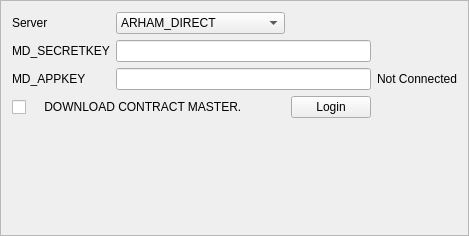
        <widget class="QFrame" name="fMasters">
         <property name="maximumSize">
          <size>
           <width>16777215</width>
           <height>16777215</height>
          </size>
         </property>
         <property name="frameShape">
          <enum>QFrame::StyledPanel</enum>
         </property>
         <property name="frameShadow">
          <enum>QFrame::Raised</enum>
         </property>
         <layout class="QGridLayout" name="gridLayout_4">
          <item row="2" column="3">
           <widget class="QLabel" name="lbMDStatus">
            <property name="styleSheet">
             <string notr="true">\</string>
            </property>
            <property name="text">
             <string>Not Connected</string>
            </property>
           </widget>
          </item>
          <item row="3" column="0" colspan="2">
           <widget class="QCheckBox" name="cbCmaster">
            <property name="styleSheet">
             <string notr="true">\</string>
            </property>
            <property name="text">
             <string>    DOWNLOAD CONTRACT MASTER.</string>
            </property>
           </widget>
          </item>
          <item row="2" column="1" colspan="2">
           <widget class="QLineEdit" name="lb_md_appKey"/>
          </item>
          <item row="4" column="0" colspan="4">
           <widget class="QTextEdit" name="label_8">
            <property name="maximumSize">
             <size>
              <width>16777215</width>
              <height>100</height>
             </size>
            </property>
            <property name="styleSheet">
             <string notr="true">background-color: transparent;
border-color: transparent;
color: rgb(225,225,225);</string>
            </property>
            <property name="lineWidth">
             <number>0</number>
            </property>
            <property name="textInteractionFlags">
             <set>Qt::NoTextInteraction</set>
            </property>
           </widget>
          </item>
          <item row="0" column="0">
           <widget class="QLabel" name="label_7">
            <property name="styleSheet">
             <string notr="true">\</string>
            </property>
            <property name="text">
             <string>Server</string>
            </property>
           </widget>
          </item>
          <item row="1" column="0">
           <widget class="QLabel" name="label_10">
            <property name="styleSheet">
             <string notr="true">\</string>
            </property>
            <property name="text">
             <string>MD_SECRETKEY</string>
            </property>
           </widget>
          </item>
          <item row="1" column="1" colspan="2">
           <widget class="QLineEdit" name="lb_md_secretKey"/>
          </item>
          <item row="0" column="1">
           <widget class="QComboBox" name="cbServer">
            <item>
             <property name="text">
              <string>ARHAM_DIRECT</string>
             </property>
            </item>
            <item>
             <property name="text">
              <string>ARHAM_WEB</string>
             </property>
            </item>
            <item>
             <property name="text">
              <string>TRADECIRCLE_DIRECT</string>
             </property>
            </item>
            <item>
             <property name="text">
              <string>TRADECIRCLE_WEB</string>
             </property>
            </item>
            <item>
             <property name="text">
              <string>UAT</string>
             </property>
            </item>
            <item>
             <property name="text">
              <string>UAT_WEB</string>
             </property>
            </item>
           </widget>
          </item>
          <item row="3" column="2">
           <widget class="QPushButton" name="pbLogin">
            <property name="text">
             <string>Login</string>
            </property>
           </widget>
          </item>
          <item row="2" column="0">
           <widget class="QLabel" name="label_9">
            <property name="styleSheet">
             <string notr="true">\</string>
            </property>
            <property name="text">
             <string>MD_APPKEY</string>
            </property>
           </widget>
          </item>
         </layout>
        </widget>
